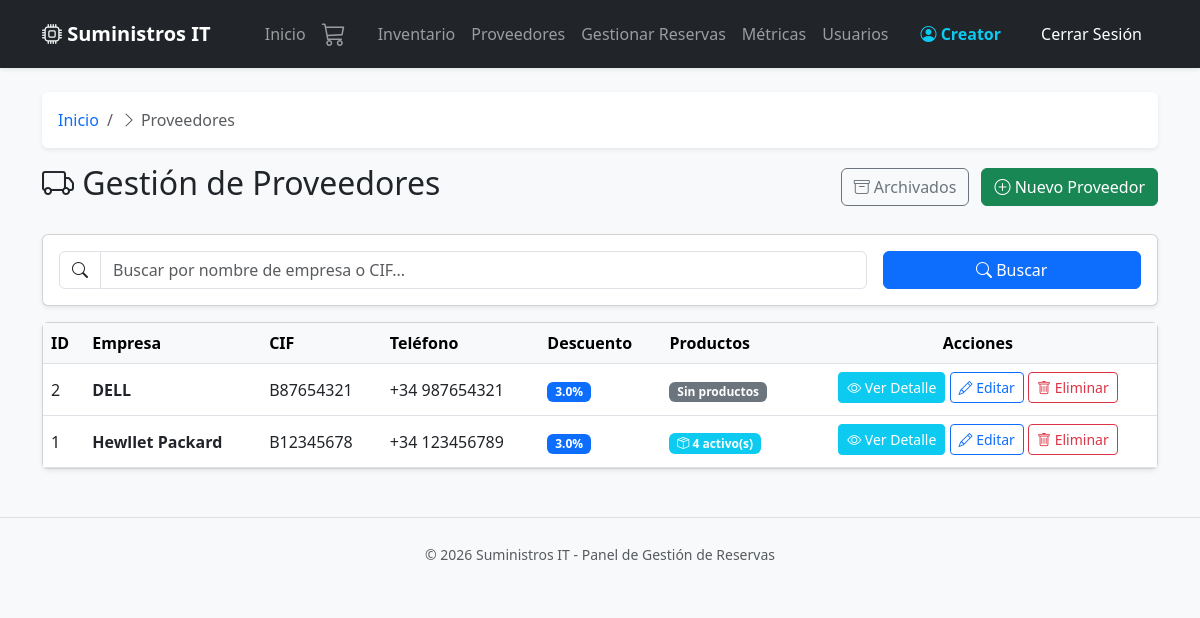
Screenshot of /proveedores (signed in) with the database file from the repository.
### models.py (models this page shows, shortened)
class Usuario(db.Model, UserMixin):
    id = db.Column(db.Integer, primary_key=True)
    username = db.Column(db.String(50), unique=True, nullable=False, index=True)  # Índice para búsquedas rápidas en login
    password = db.Column(db.String(200), nullable=False)
    rol = db.Column(db.String(20), default='cliente', index=True)  # Índice para filtros por rol
    activo = db.Column(db.Boolean, default=True, index=True)  # Índice para filtros de usuarios activos

class Proveedor(db.Model):
    id = db.Column(db.Integer, primary_key=True)
    nombre_empresa = db.Column(db.String(100), nullable=False, index=True)  # Índice para búsquedas
    cif = db.Column(db.String(20), unique=True, index=True)  # Índice para búsquedas por CIF
    telefono = db.Column(db.String(20))
    direccion = db.Column(db.String(200))
    descuento = db.Column(db.Float, default=0.0)
    active = db.Column(db.Boolean, default=True, nullable=False, index=True)  # Índice para filtros de activos
    productos = db.relationship('Producto', backref='proveedor', lazy='dynamic')  # lazy='dynamic' para consultas optimizadas

### main.py (the view, shortened to what this page needs)
    @app.route('/proveedores')
    @login_required
    @admin_required
    def ver_proveedores():
        from models import Proveedor
        page = request.args.get('page', 1, type=int)
        per_page = 15  # Proveedores por página
        busqueda = request.args.get('busqueda', '').strip()
        query = Proveedor.query.filter_by(active=True)
        pagination = query.order_by(Proveedor.nombre_empresa).paginate(
            page=page,
            per_page=per_page,
            error_out=False
        )
        proveedores_info = []
        for prov in pagination.items:
            num_productos = db.session.query(func.count(Producto.id)).filter(
                Producto.proveedor_id == prov.id,
                Producto.active == True
            ).scalar()
            proveedores_info.append({
                'proveedor': prov,
                'num_productos': num_productos
            })
        return render_template('proveedores.html',
                             proveedores=proveedores_info,
                             pagination=pagination,
                             busqueda=busqueda)

### main.py (called while the page is built)
def admin_required(f):
    @wraps(f)
    def decorated_function(*args, **kwargs):
        if not current_user.is_authenticated or current_user.rol != 'admin':
            flash("Acceso denegado. Solo administradores pueden acceder.", "danger")
            return redirect(url_for('index'))
        return f(*args, **kwargs)
    return decorated_function

### templates/proveedores.html (shortened to what this page needs)
{% extends 'base.html' %}
{% block content %}
<div class="d-flex justify-content-between align-items-center mb-4">
    <h2><i class="bi bi-truck"></i> Gestión de Proveedores</h2>
    <div>
        <a href="{{ url_for('proveedores_archivados') }}" class="btn btn-outline-secondary me-2">
            <i class="bi bi-archive"></i> Archivados
        </a>
        <a href="{{ url_for('nuevo_proveedor') }}" class="btn btn-success">
            <i class="bi bi-plus-circle"></i> Nuevo Proveedor
        </a>
    </div>
</div>
<div class="card shadow-sm mb-3">
    <div class="card-body">
        <form method="GET" action="{{ url_for('ver_proveedores') }}" class="row g-3 align-items-center">
            <div class="col-md-9">
                <div class="input-group">
                    <span class="input-group-text bg-white">
                        <i class="bi bi-search"></i>
                    </span>
                    <input type="text"
                           name="busqueda"
                           class="form-control"
                           placeholder="Buscar por nombre de empresa o CIF..."
                           value="{{ busqueda if busqueda else '' }}"
                           autofocus>
                </div>
            </div>
            <div class="col-md-3 d-grid gap-2 d-md-flex">
                <button type="submit" class="btn btn-primary flex-fill">
                    <i class="bi bi-search"></i> Buscar
                </button>
            </div>
        </form>
    </div>
</div>
<div class="card shadow-sm">
    <div class="table-responsive">
        <table class="table table-hover align-middle mb-0">
            <thead class="table-light">
                <tr>
                    <th>ID</th>
                    <th>Empresa</th>
                    <th>CIF</th>
                    <th>Teléfono</th>
                    <th>Descuento</th>
                    <th>Productos</th>
                    <th class="text-center">Acciones</th>
                </tr>
            </thead>
            <tbody>
                {% if proveedores %}
                    {% for item in proveedores %}
                    {% set p = item.proveedor %}
                    <tr>
                        <td>{{ p.id }}</td>
                        <td><strong>{{ p.nombre_empresa }}</strong></td>
                        <td>{{ p.cif or '-' }}</td>
                        <td>{{ p.telefono or '-' }}</td>
                        <td>
                            <span class="badge bg-primary">{{ p.descuento }}%</span>
                        </td>
                        <td>
                            {% if item.num_productos > 0 %}
                                <span class="badge bg-info text-white">
                                    <i class="bi bi-box-seam"></i> {{ item.num_productos }} activo(s)
                                </span>
                            {% else %}
                                <span class="badge bg-secondary">Sin productos</span>
                            {% endif %}
                        </td>
                        <td class="text-center">
                            <a href="{{ url_for('detalle_proveedor', id=p.id) }}"
                               class="btn btn-sm btn-info text-white mb-1">
                                <i class="bi bi-eye"></i> Ver Detalle
                            </a>
                            <a href="{{ url_for('editar_proveedor', id=p.id) }}"
                               class="btn btn-sm btn-outline-primary mb-1">
                                <i class="bi bi-pencil"></i> Editar
                            </a>
                            <a href="{{ url_for('eliminar_proveedor', id=p.id) }}"
                               class="btn btn-sm btn-outline-danger mb-1"
                               onclick="return confirm('¿Desactivar este proveedor?')">
                                <i class="bi bi-trash"></i> Eliminar
                            </a>
                        </td>
                    </tr>
                    {% endfor %}
                {% endif %}
            </tbody>
        </table>
    </div>
</div>
{% endblock %}

### templates/base.html (shortened to what this page needs)
<!DOCTYPE html>
<html lang="es">
<head>
    <link href="https://cdn.jsdelivr.net/npm/bootstrap@5.3.0/dist/css/bootstrap.min.css" rel="stylesheet">
    <link rel="stylesheet" href="https://cdn.jsdelivr.net/npm/bootstrap-icons@1.11.0/font/bootstrap-icons.css">
</head>
<body class="bg-light">
    <nav class="navbar navbar-expand-lg navbar-dark bg-dark mb-4 shadow-sm">
        <div class="container">
            <a class="navbar-brand fw-bold" href="{{ url_for('index') }}">
                <i class="bi bi-cpu"></i> Suministros IT
            </a>
            <div class="collapse navbar-collapse" id="navbarNav">
                <div class="navbar-nav ms-auto align-items-center">
                    <a class="nav-link" href="{{ url_for('index') }}">Inicio</a>
                    {% if current_user.is_authenticated %}
                        <a class="nav-link position-relative me-3" href="{{ url_for('ver_carrito') }}" title="Ver mi carrito">
                            <i class="bi bi-cart3 fs-4"></i>
                        </a>
                        {% if current_user.rol == 'admin' %}
                            <a class="nav-link" href="{{ url_for('inventario') }}">Inventario</a>
                            <a class="nav-link" href="{{ url_for('ver_proveedores') }}">Proveedores</a>
                            <a class="nav-link" href="{{ url_for('panel_admin_reservas') }}">Gestionar Reservas</a>
                            <a class="nav-link" href="{{ url_for('dashboard') }}">Métricas</a>
                            <a class="nav-link" href="{{ url_for('ver_usuarios') }}">Usuarios</a>
                        {% elif current_user.rol == 'cliente' %}
                            <a class="nav-link" href="{{ url_for('ver_catalogo') }}">Catálogo</a>
                            <a class="nav-link" href="{{ url_for('pedidos_clientes') }}">Mis Reservas</a>
                        {% endif %}
                        <a class="nav-link ms-3 me-2 text-info fw-semibold" href="{{ url_for('perfil') }}" title="Ver mi perfil">
                            <i class="bi bi-person-circle"></i> {{ current_user.username }}
                        </a>
                        <a class="nav-link btn btn-outline-danger btn-sm text-white px-3 ms-2" href="{{ url_for('logout') }}">
                            Cerrar Sesión
                        </a>
                    {% else %}
                        <a class="nav-link" href="{{ url_for('login') }}">Iniciar Sesión</a>
                        <a class="nav-link btn btn-primary btn-sm text-white px-3 ms-2" href="{{ url_for('registro') }}">Registrarse</a>
                    {% endif %}
                </div>
            </div>
        </div>
    </nav>
    <div class="container">
        {% if current_user.is_authenticated %}
            {% set breadcrumbs = generate_breadcrumbs() %}
            {% if breadcrumbs|length > 1 %}
            <nav aria-label="breadcrumb" class="mb-3">
                <ol class="breadcrumb bg-white p-3 rounded shadow-sm">
                    {% for crumb in breadcrumbs %}
                        {% if crumb.active %}
                            <li class="breadcrumb-item active" aria-current="page">
                                <i class="bi bi-chevron-right text-muted me-1"></i>{{ crumb.text }}
                            </li>
                        {% else %}
                            <li class="breadcrumb-item">
                                <a href="{{ crumb.url }}" class="text-decoration-none">{{ crumb.text }}</a>
                            </li>
                        {% endif %}
                    {% endfor %}
                </ol>
            </nav>
            {% endif %}
        {% endif %}
        {% block content %}{% endblock %}
    </div>
    <footer class="text-center py-4 mt-5 text-muted border-top">
        <small>&copy; 2026 Suministros IT - Panel de Gestión de Reservas</small>
    </footer>
</body>
</html>

### rows the page displays
Usuario: username "Creator"
Proveedor: id "2", nombre_empresa "DELL", cif "B87654321", telefono "+34 987654321", descuento "3.0"
Proveedor: id "1", nombre_empresa "Hewllet Packard", cif "B12345678", telefono "+34 123456789", descuento "3.0"

### other values shown
{{ crumb.text }} "Inicio"
{{ crumb.text }} "Proveedores"
{{ item.num_productos }} "4"
